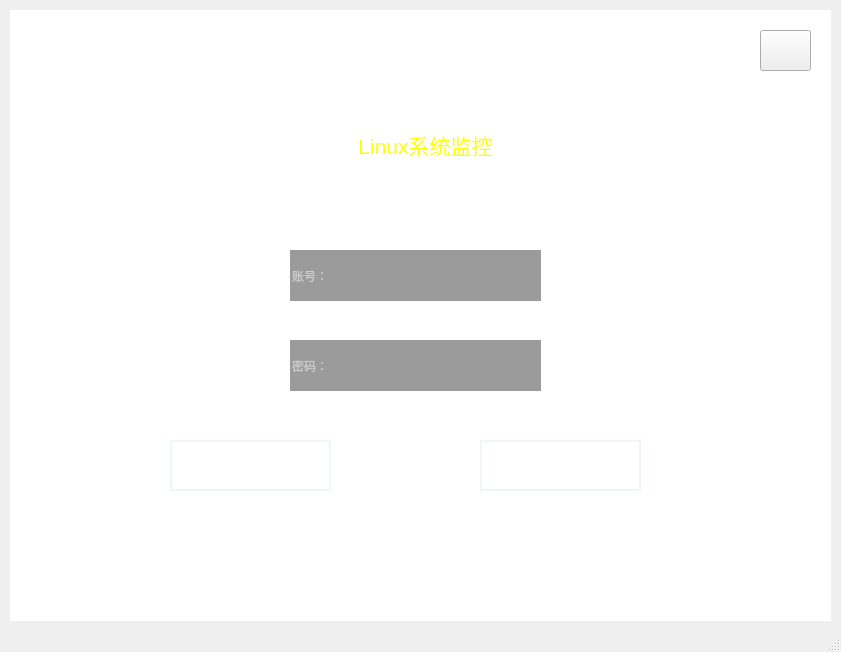
<?xml version="1.0" encoding="UTF-8"?>
<ui version="4.0">
 <class>MainWindow</class>
 <widget class="QMainWindow" name="MainWindow">
  <property name="geometry">
   <rect>
    <x>0</x>
    <y>0</y>
    <width>841</width>
    <height>652</height>
   </rect>
  </property>
  <property name="windowTitle">
   <string>MainWindow</string>
  </property>
  <widget class="QWidget" name="centralwidget">
   <widget class="QTextBrowser" name="textBrowser">
    <property name="geometry">
     <rect>
      <x>10</x>
      <y>10</y>
      <width>821</width>
      <height>611</height>
     </rect>
    </property>
    <property name="styleSheet">
     <string notr="true">border-image: url(:/img/imgs/1.png);
border-radius:30px;</string>
    </property>
   </widget>
   <widget class="QLabel" name="label">
    <property name="geometry">
     <rect>
      <x>280</x>
      <y>100</y>
      <width>291</width>
      <height>91</height>
     </rect>
    </property>
    <property name="text">
     <string>&lt;html&gt;&lt;head/&gt;&lt;body&gt;&lt;p align=&quot;center&quot;&gt;&lt;span style=&quot; font-size:16pt; color:#ffff00;&quot;&gt;Linux系统监控&lt;/span&gt;&lt;/p&gt;&lt;/body&gt;&lt;/html&gt;</string>
    </property>
   </widget>
   <widget class="QLineEdit" name="lineEdit">
    <property name="geometry">
     <rect>
      <x>290</x>
      <y>250</y>
      <width>251</width>
      <height>51</height>
     </rect>
    </property>
    <property name="mouseTracking">
     <bool>true</bool>
    </property>
    <property name="styleSheet">
     <string notr="true">background-color:rgba(0,0,0,100);
border:lpx solid rgba(0,0,0,0);
border-bottom-color:rgba(0,0,0,100);
color:rgb(255,255,255);</string>
    </property>
    <property name="echoMode">
     <enum>QLineEdit::Normal</enum>
    </property>
    <property name="placeholderText">
     <string>账号：</string>
    </property>
   </widget>
   <widget class="QLineEdit" name="lineEdit_2">
    <property name="geometry">
     <rect>
      <x>290</x>
      <y>340</y>
      <width>251</width>
      <height>51</height>
     </rect>
    </property>
    <property name="mouseTracking">
     <bool>true</bool>
    </property>
    <property name="styleSheet">
     <string notr="true">background-color:rgba(0,0,0,100);
border:lpx solid rgba(0,0,0,0);
border-bottom-color:rgba(0,0,0,100);
color:rgb(255,255,255);</string>
    </property>
    <property name="echoMode">
     <enum>QLineEdit::Password</enum>
    </property>
    <property name="placeholderText">
     <string>密码：</string>
    </property>
   </widget>
   <widget class="QPushButton" name="pushButton">
    <property name="geometry">
     <rect>
      <x>480</x>
      <y>440</y>
      <width>161</width>
      <height>51</height>
     </rect>
    </property>
    <property name="mouseTracking">
     <bool>false</bool>
    </property>
    <property name="tabletTracking">
     <bool>false</bool>
    </property>
    <property name="acceptDrops">
     <bool>false</bool>
    </property>
    <property name="toolTip">
     <string>&lt;html&gt;&lt;head/&gt;&lt;body&gt;&lt;p align=&quot;center&quot;&gt;&lt;span style=&quot; font-size:16pt; font-weight:600; color:#ffffff;&quot;&gt;登录&lt;/span&gt;&lt;/p&gt;&lt;/body&gt;&lt;/html&gt;</string>
    </property>
    <property name="styleSheet">
     <string notr="true">QPushButton{
color:rgb(255,255,255);
backgroud-color:rgb(0,0,0,0);
border:2px solid rgba(5,170,129,20);
border-radius:30px;
}

QpushButton:hover{
	padding-buttom:3px;
}</string>
    </property>
    <property name="text">
     <string>登录</string>
    </property>
   </widget>
   <widget class="QLabel" name="label_2">
    <property name="geometry">
     <rect>
      <x>70</x>
      <y>60</y>
      <width>131</width>
      <height>151</height>
     </rect>
    </property>
    <property name="text">
     <string/>
    </property>
    <property name="pixmap">
     <pixmap>shangdian.png</pixmap>
    </property>
   </widget>
   <widget class="QPushButton" name="pushButton_2">
    <property name="geometry">
     <rect>
      <x>760</x>
      <y>30</y>
      <width>51</width>
      <height>41</height>
     </rect>
    </property>
    <property name="styleSheet">
     <string notr="true">QPushButton{
image: url(:/img/imgs/关闭.png);
backgroud-color:rgba(0,0,0,0);
}
QPushButton:hover{
padding-bottom:3px;
}</string>
    </property>
    <property name="text">
     <string/>
    </property>
   </widget>
   <widget class="QPushButton" name="pushButton_3">
    <property name="geometry">
     <rect>
      <x>170</x>
      <y>440</y>
      <width>161</width>
      <height>51</height>
     </rect>
    </property>
    <property name="mouseTracking">
     <bool>false</bool>
    </property>
    <property name="tabletTracking">
     <bool>false</bool>
    </property>
    <property name="acceptDrops">
     <bool>false</bool>
    </property>
    <property name="toolTip">
     <string>&lt;html&gt;&lt;head/&gt;&lt;body&gt;&lt;p align=&quot;center&quot;&gt;&lt;span style=&quot; font-size:16pt; font-weight:600; color:#ffffff;&quot;&gt;登录&lt;/span&gt;&lt;/p&gt;&lt;/body&gt;&lt;/html&gt;</string>
    </property>
    <property name="styleSheet">
     <string notr="true">QPushButton{
color:rgb(255,255,255);
backgroud-color:rgb(0,0,0,0);
border:2px solid rgba(5,170,129,20);
border-radius:30px;
}

QpushButton:hover{
	padding-buttom:3px;
}</string>
    </property>
    <property name="text">
     <string>注册</string>
    </property>
   </widget>
  </widget>
  <widget class="QMenuBar" name="menubar">
   <property name="geometry">
    <rect>
     <x>0</x>
     <y>0</y>
     <width>841</width>
     <height>26</height>
    </rect>
   </property>
  </widget>
  <widget class="QStatusBar" name="statusbar"/>
 </widget>
 <resources>
  <include location="rec.qrc"/>
 </resources>
 <connections>
  <connection>
   <sender>pushButton_2</sender>
   <signal>clicked()</signal>
   <receiver>MainWindow</receiver>
   <slot>close()</slot>
   <hints>
    <hint type="sourcelabel">
     <x>786</x>
     <y>70</y>
    </hint>
    <hint type="destinationlabel">
     <x>844</x>
     <y>70</y>
    </hint>
   </hints>
  </connection>
  <connection>
   <sender>pushButton</sender>
   <signal>clicked()</signal>
   <receiver>lineEdit_2</receiver>
   <slot>selectAll()</slot>
   <hints>
    <hint type="sourcelabel">
     <x>504</x>
     <y>503</y>
    </hint>
    <hint type="destinationlabel">
     <x>424</x>
     <y>386</y>
    </hint>
   </hints>
  </connection>
  <connection>
   <sender>pushButton</sender>
   <signal>clicked()</signal>
   <receiver>lineEdit</receiver>
   <slot>selectAll()</slot>
   <hints>
    <hint type="sourcelabel">
     <x>512</x>
     <y>481</y>
    </hint>
    <hint type="destinationlabel">
     <x>497</x>
     <y>312</y>
    </hint>
   </hints>
  </connection>
 </connections>
</ui>
